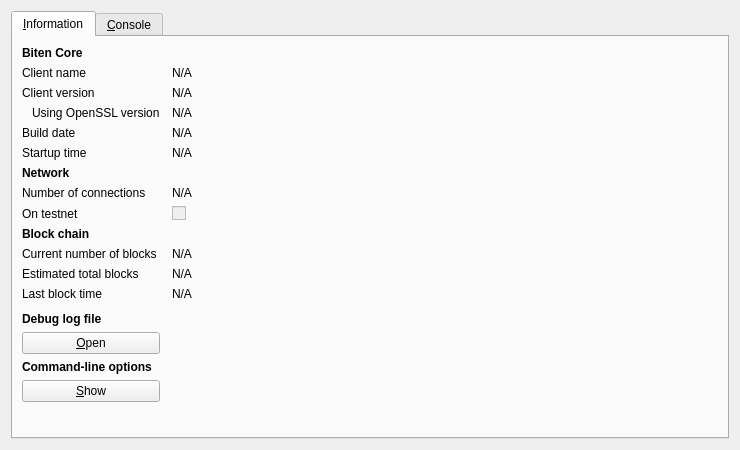
<?xml version="1.0" encoding="UTF-8"?>
<ui version="4.0">
 <class>RPCConsole</class>
 <widget class="QDialog" name="RPCConsole">
  <property name="geometry">
   <rect>
    <x>0</x>
    <y>0</y>
    <width>740</width>
    <height>450</height>
   </rect>
  </property>
  <property name="windowTitle">
   <string>Biten - Debug window</string>
  </property>
  <layout class="QVBoxLayout" name="verticalLayout_2">
   <item>
    <widget class="QTabWidget" name="tabWidget">
     <property name="currentIndex">
      <number>0</number>
     </property>
     <widget class="QWidget" name="tab_info">
      <attribute name="title">
       <string>&amp;Information</string>
      </attribute>
      <layout class="QGridLayout" name="gridLayout" columnstretch="0,1">
       <property name="horizontalSpacing">
        <number>12</number>
       </property>
       <item row="0" column="0">
        <widget class="QLabel" name="label_9">
         <property name="font">
          <font>
           <weight>75</weight>
           <bold>true</bold>
          </font>
         </property>
         <property name="text">
          <string>Biten Core</string>
         </property>
        </widget>
       </item>
       <item row="1" column="0">
        <widget class="QLabel" name="label_5">
         <property name="text">
          <string>Client name</string>
         </property>
        </widget>
       </item>
       <item row="1" column="1">
        <widget class="QLabel" name="clientName">
         <property name="cursor">
          <cursorShape>IBeamCursor</cursorShape>
         </property>
         <property name="text">
          <string>N/A</string>
         </property>
         <property name="textFormat">
          <enum>Qt::PlainText</enum>
         </property>
         <property name="textInteractionFlags">
          <set>Qt::LinksAccessibleByMouse|Qt::TextSelectableByKeyboard|Qt::TextSelectableByMouse</set>
         </property>
        </widget>
       </item>
       <item row="2" column="0">
        <widget class="QLabel" name="label_6">
         <property name="text">
          <string>Client version</string>
         </property>
        </widget>
       </item>
       <item row="2" column="1">
        <widget class="QLabel" name="clientVersion">
         <property name="cursor">
          <cursorShape>IBeamCursor</cursorShape>
         </property>
         <property name="text">
          <string>N/A</string>
         </property>
         <property name="textFormat">
          <enum>Qt::PlainText</enum>
         </property>
         <property name="textInteractionFlags">
          <set>Qt::LinksAccessibleByMouse|Qt::TextSelectableByKeyboard|Qt::TextSelectableByMouse</set>
         </property>
        </widget>
       </item>
       <item row="3" column="0">
        <widget class="QLabel" name="label_14">
         <property name="text">
          <string>Using OpenSSL version</string>
         </property>
         <property name="indent">
          <number>10</number>
         </property>
        </widget>
       </item>
       <item row="3" column="1">
        <widget class="QLabel" name="openSSLVersion">
         <property name="cursor">
          <cursorShape>IBeamCursor</cursorShape>
         </property>
         <property name="text">
          <string>N/A</string>
         </property>
         <property name="textFormat">
          <enum>Qt::PlainText</enum>
         </property>
         <property name="textInteractionFlags">
          <set>Qt::LinksAccessibleByMouse|Qt::TextSelectableByKeyboard|Qt::TextSelectableByMouse</set>
         </property>
        </widget>
       </item>
       <item row="4" column="0">
        <widget class="QLabel" name="label_12">
         <property name="text">
          <string>Build date</string>
         </property>
        </widget>
       </item>
       <item row="4" column="1">
        <widget class="QLabel" name="buildDate">
         <property name="cursor">
          <cursorShape>IBeamCursor</cursorShape>
         </property>
         <property name="text">
          <string>N/A</string>
         </property>
         <property name="textFormat">
          <enum>Qt::PlainText</enum>
         </property>
         <property name="textInteractionFlags">
          <set>Qt::LinksAccessibleByMouse|Qt::TextSelectableByKeyboard|Qt::TextSelectableByMouse</set>
         </property>
        </widget>
       </item>
       <item row="5" column="0">
        <widget class="QLabel" name="label_13">
         <property name="text">
          <string>Startup time</string>
         </property>
        </widget>
       </item>
       <item row="5" column="1">
        <widget class="QLabel" name="startupTime">
         <property name="cursor">
          <cursorShape>IBeamCursor</cursorShape>
         </property>
         <property name="text">
          <string>N/A</string>
         </property>
         <property name="textFormat">
          <enum>Qt::PlainText</enum>
         </property>
         <property name="textInteractionFlags">
          <set>Qt::LinksAccessibleByMouse|Qt::TextSelectableByKeyboard|Qt::TextSelectableByMouse</set>
         </property>
        </widget>
       </item>
       <item row="6" column="0">
        <widget class="QLabel" name="label_11">
         <property name="font">
          <font>
           <weight>75</weight>
           <bold>true</bold>
          </font>
         </property>
         <property name="text">
          <string>Network</string>
         </property>
        </widget>
       </item>
       <item row="7" column="0">
        <widget class="QLabel" name="label_7">
         <property name="text">
          <string>Number of connections</string>
         </property>
        </widget>
       </item>
       <item row="7" column="1">
        <widget class="QLabel" name="numberOfConnections">
         <property name="cursor">
          <cursorShape>IBeamCursor</cursorShape>
         </property>
         <property name="text">
          <string>N/A</string>
         </property>
         <property name="textFormat">
          <enum>Qt::PlainText</enum>
         </property>
         <property name="textInteractionFlags">
          <set>Qt::LinksAccessibleByMouse|Qt::TextSelectableByKeyboard|Qt::TextSelectableByMouse</set>
         </property>
        </widget>
       </item>
       <item row="8" column="0">
        <widget class="QLabel" name="label_8">
         <property name="text">
          <string>On testnet</string>
         </property>
        </widget>
       </item>
       <item row="8" column="1">
        <widget class="QCheckBox" name="isTestNet">
         <property name="enabled">
          <bool>false</bool>
         </property>
         <property name="text">
          <string/>
         </property>
        </widget>
       </item>
       <item row="9" column="0">
        <widget class="QLabel" name="label_10">
         <property name="font">
          <font>
           <weight>75</weight>
           <bold>true</bold>
          </font>
         </property>
         <property name="text">
          <string>Block chain</string>
         </property>
        </widget>
       </item>
       <item row="10" column="0">
        <widget class="QLabel" name="label_3">
         <property name="text">
          <string>Current number of blocks</string>
         </property>
        </widget>
       </item>
       <item row="10" column="1">
        <widget class="QLabel" name="numberOfBlocks">
         <property name="cursor">
          <cursorShape>IBeamCursor</cursorShape>
         </property>
         <property name="text">
          <string>N/A</string>
         </property>
         <property name="textFormat">
          <enum>Qt::PlainText</enum>
         </property>
         <property name="textInteractionFlags">
          <set>Qt::LinksAccessibleByMouse|Qt::TextSelectableByKeyboard|Qt::TextSelectableByMouse</set>
         </property>
        </widget>
       </item>
       <item row="11" column="0">
        <widget class="QLabel" name="label_4">
         <property name="text">
          <string>Estimated total blocks</string>
         </property>
        </widget>
       </item>
       <item row="11" column="1">
        <widget class="QLabel" name="totalBlocks">
         <property name="cursor">
          <cursorShape>IBeamCursor</cursorShape>
         </property>
         <property name="text">
          <string>N/A</string>
         </property>
         <property name="textFormat">
          <enum>Qt::PlainText</enum>
         </property>
         <property name="textInteractionFlags">
          <set>Qt::LinksAccessibleByMouse|Qt::TextSelectableByKeyboard|Qt::TextSelectableByMouse</set>
         </property>
        </widget>
       </item>
       <item row="12" column="0">
        <widget class="QLabel" name="label_2">
         <property name="text">
          <string>Last block time</string>
         </property>
        </widget>
       </item>
       <item row="12" column="1">
        <widget class="QLabel" name="lastBlockTime">
         <property name="cursor">
          <cursorShape>IBeamCursor</cursorShape>
         </property>
         <property name="text">
          <string>N/A</string>
         </property>
         <property name="textFormat">
          <enum>Qt::PlainText</enum>
         </property>
         <property name="textInteractionFlags">
          <set>Qt::LinksAccessibleByMouse|Qt::TextSelectableByKeyboard|Qt::TextSelectableByMouse</set>
         </property>
        </widget>
       </item>
       <item row="13" column="0">
        <spacer name="verticalSpacer_2">
         <property name="orientation">
          <enum>Qt::Vertical</enum>
         </property>
         <property name="sizeHint" stdset="0">
          <size>
           <width>20</width>
           <height>20</height>
          </size>
         </property>
        </spacer>
       </item>
       <item row="14" column="0">
        <widget class="QLabel" name="labelDebugLogfile">
         <property name="font">
          <font>
           <weight>75</weight>
           <bold>true</bold>
          </font>
         </property>
         <property name="text">
          <string>Debug log file</string>
         </property>
        </widget>
       </item>
       <item row="15" column="0">
        <widget class="QPushButton" name="openDebugLogfileButton">
         <property name="toolTip">
          <string>Open the Biten debug log file from the current data directory. This can take a few seconds for large log files.</string>
         </property>
         <property name="text">
          <string>&amp;Open</string>
         </property>
         <property name="autoDefault">
          <bool>false</bool>
         </property>
        </widget>
       </item>
       <item row="16" column="0">
        <widget class="QLabel" name="labelCLOptions">
         <property name="font">
          <font>
           <weight>75</weight>
           <bold>true</bold>
          </font>
         </property>
         <property name="text">
          <string>Command-line options</string>
         </property>
        </widget>
       </item>
       <item row="17" column="0">
        <widget class="QPushButton" name="showCLOptionsButton">
         <property name="toolTip">
          <string>Show the Biten-Qt help message to get a list with possible Biten command-line options.</string>
         </property>
         <property name="text">
          <string>&amp;Show</string>
         </property>
         <property name="autoDefault">
          <bool>false</bool>
         </property>
        </widget>
       </item>
       <item row="18" column="0">
        <spacer name="verticalSpacer">
         <property name="orientation">
          <enum>Qt::Vertical</enum>
         </property>
         <property name="sizeHint" stdset="0">
          <size>
           <width>20</width>
           <height>40</height>
          </size>
         </property>
        </spacer>
       </item>
      </layout>
     </widget>
     <widget class="QWidget" name="tab_console">
      <attribute name="title">
       <string>&amp;Console</string>
      </attribute>
      <layout class="QVBoxLayout" name="verticalLayout_3">
       <property name="spacing">
        <number>3</number>
       </property>
       <item>
        <widget class="QTextEdit" name="messagesWidget">
         <property name="minimumSize">
          <size>
           <width>0</width>
           <height>100</height>
          </size>
         </property>
         <property name="readOnly">
          <bool>true</bool>
         </property>
         <property name="tabKeyNavigation" stdset="0">
          <bool>false</bool>
         </property>
         <property name="columnCount" stdset="0">
          <number>2</number>
         </property>
        </widget>
       </item>
       <item>
        <layout class="QHBoxLayout" name="horizontalLayout">
         <property name="spacing">
          <number>3</number>
         </property>
         <item>
          <widget class="QLabel" name="label">
           <property name="text">
            <string notr="true">&gt;</string>
           </property>
          </widget>
         </item>
         <item>
          <widget class="QLineEdit" name="lineEdit"/>
         </item>
         <item>
          <widget class="QPushButton" name="clearButton">
           <property name="maximumSize">
            <size>
             <width>24</width>
             <height>24</height>
            </size>
           </property>
           <property name="toolTip">
            <string>Clear console</string>
           </property>
           <property name="text">
            <string/>
           </property>
           <property name="icon">
            <iconset resource="../bitcoin.qrc">
             <normaloff>:/icons/remove</normaloff>:/icons/remove</iconset>
           </property>
           <property name="shortcut">
            <string notr="true">Ctrl+L</string>
           </property>
           <property name="autoDefault">
            <bool>false</bool>
           </property>
          </widget>
         </item>
        </layout>
       </item>
      </layout>
     </widget>
    </widget>
   </item>
  </layout>
 </widget>
 <resources>
  <include location="../bitcoin.qrc"/>
 </resources>
 <connections/>
</ui>
